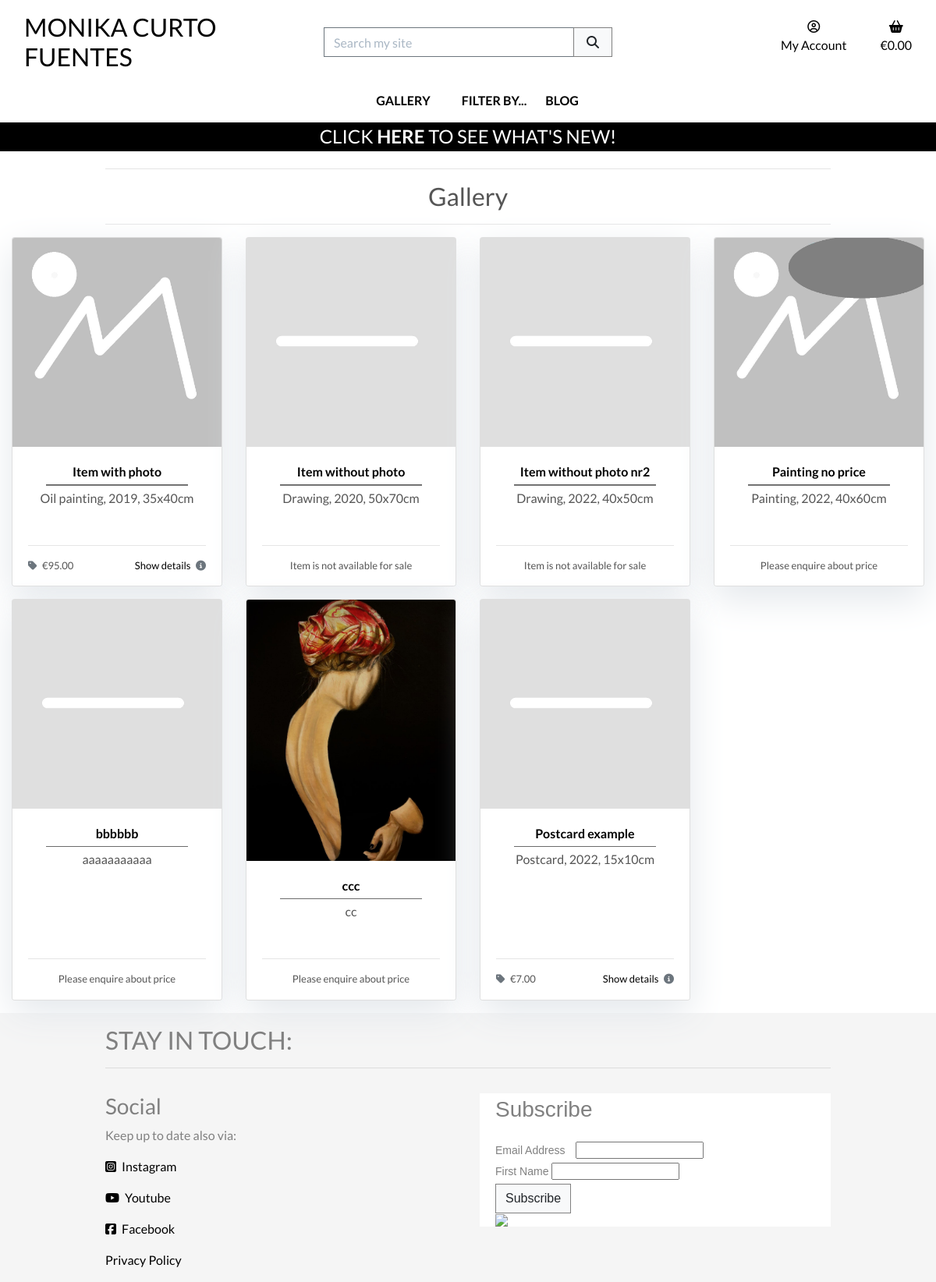
Before: /products/ with the older database file.
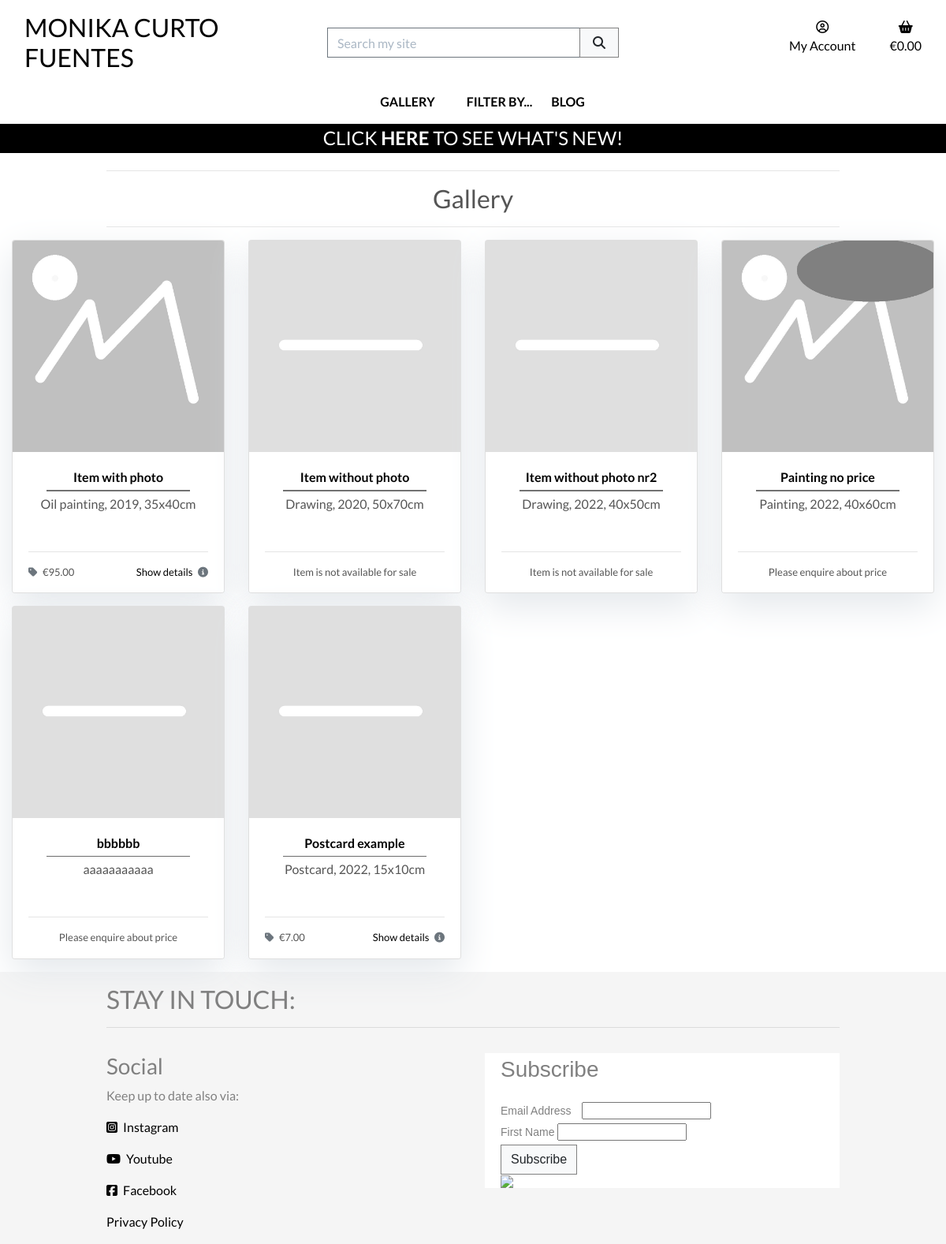
After: the same page with the newer database file.
### products/models.py (models this page shows, shortened)
class Product(models.Model):
    title = models.CharField(
        max_length=254,
        unique=True)
    sku = models.CharField(
        max_length=254,
        null=True,
        blank=True)
    excerpt = models.TextField(
        blank=True)
    description = models.TextField()
    price = models.DecimalField(
        max_digits=6,
        decimal_places=2,
        null=True,
        blank=True)
    image = models.ImageField(
        null=True,
        blank=True)
    category = models.ForeignKey(
        'Category',
        null=True,
        blank=True,
        on_delete=models.SET_NULL)
    orientation = models.CharField(
        max_length=9,
        choices=ORIENTATION,
        null=True,
        blank=True)
    is_unique = models.BooleanField(
        default=True)
    priority = models.CharField(
        max_length=10,
        choices=PRIORITY_CHOICES,
        default="3 - Normal",
        null=True,
        blank=True)
    highlight = models.BooleanField(
        default=False)
    available = models.BooleanField(
        default=True)
    live = models.BooleanField(
        default=True)
    created_on = models.DateTimeField(
        auto_now_add=True,
        null=True,
        blank=True)
    updated_on = models.DateTimeField(
        auto_now=True,
        null=True,
        blank=True)
    class Meta:
        ordering = ['priority', 'created_on']

### products/views.py (the view, shortened to what this page needs)
def all_products(request):
    products = Product.objects.all()
    query = None
    available = None
    availability = None
    orientation = None
    orientations = None
    categories = None
    highlights = None
    context = {
        'products': products,
        'search_term': query,
        'available': available,
        'current_availability': availability,
        'orientation': orientation,
        'current_orientations': orientations,
        'current_categories': categories,
        'highlights': highlights,
    }
    return render(request, 'products/products.html', context)

### products/templates/products/products.html (shortened to what this page needs)
{% extends "base.html" %}
{% load static %}
{% block page_header %}
    <div class="container header-container">
        <div class="row">
            <div class="col-12 text-center">
                <hr>
                <h2>
                    {% if search_term %}
                        {% if products|length == 0 %}
                            No
                        {% else %}
                            {{ products|length }}
                        {% endif %}
                        item{% if products|length != 1 %}s {% endif %}
                        found for <strong>{{ search_term }}</strong>
                    {% elif current_orientations %}
                        {{ orientation }}s
                    {% elif current_categories %}
                        {% for c in current_categories %}
                            <a href="{% url 'products' %}?category={{ c.name }}">
                                {{ c.friendly_name }}s
                            </a>
                        {% endfor %}
                    {% else %}
                        Gallery
                    {% endif %}
                </h2>
                <hr class="mb-3">
            </div>
        </div>
    </div>
{% endblock %}
{% block content %}
    <div class="overlay"></div>
    <div class="container-fluid">
        <div class="row">
            <div class="col">
                <div class="row">
                    {% for product in products %}
                        {% if product.live or request.user.is_staff %}
                            {% if products|length < 3 %}
                                <div class="col-12 col-md-8 offset-md-2 col-lg-6 offset-lg-3 mb-3">
                            {% else %}
                                <div class="col-md-4 col-xl-3 mb-3">
                            {% endif %}
                                <div class="card h-100">
                                    {% if product.image %}
                                        <a href="{% url 'product_detail' product.id %}">
                                            <img src="{{ product.image.url }}" alt="{{ product.title }}" class="card-img-top img-fluid">
                                        </a>
                                    {% else %}
                                        <a href="{% url 'product_detail' product.id %}">
                                            <img src="{{ MEDIA_URL }}placeholder.jpg" alt="{{ product.title }}" class="card-image-top img-fluid">
                                        </a>
                                    {% endif %}
                                    <div class="card-body text-center">
                                        <a href="{% url 'product_detail' product.id %}">
                                            <p class="mb-0 font-weight-bold">{{ product.title }}</p>
                                        </a>
                                        <hr class="hr-middle">
                                        <p class="mb-0">{{ product.excerpt }}</p>
                                    </div>
                                    <div class="card-footer">
                                        <div class="row">
                                            <div class="col">
                                                <hr>
                                                {% if product.available and product.price %}
                                                    <p class="float-left">
                                                        <i class="fas fa-tag mr-1 text-muted"></i>
                                                        &euro;{{ product.price }}
                                                    </p>
                                                    <a href="{% url 'product_detail' product.id %}">
                                                        <p class="float-right">
                                                            Show details
                                                            <i class="fas fa-info-circle ml-1 text-muted"></i>
                                                        </p>
                                                    </a>
                                                {% elif product.available and not product.price %}
                                                    <p class="text-center">
                                                        Please enquire about price
                                                    </p>
                                                {% else %}
                                                    <p class="text-center">
                                                        Item is not available for sale
                                                    </p>
                                                {% endif %}
                                            </div>
                                        </div>
                                    </div>
                                </div>
                            </div>
                        {% endif %}
                    {% endfor %}
                </div>
            </div>
        </div>
    </div>
{% endblock %}

### templates/base.html (shortened to what this page needs)
{% load static %}
<!doctype html>
<html lang="en">
    <head>
        {% block corecss %}
            <link href="//cdn-images.mailchimp.com/embedcode/classic-071822.css" rel="stylesheet" type="text/css">
            <link rel="stylesheet" href="https://cdn.jsdelivr.net/npm/bootstrap@4.4.1/dist/css/bootstrap.min.css">
            <link rel="stylesheet" href="{% static 'css/base.css' %}">
        {% endblock %}
    </head>
    <body>
        <header class="container-fluid fixed-top">
            <div id="topnav" class="row bg-white pt-lg-2 d-none d-lg-flex">
                <div class="col-12 col-lg-4 my-auto py-1 py-lg-0 text-center text-lg-left">
                    <a href="{% url 'home' %}" class="nav-link main-logo-link">
                        <h2 class="logo-font text-black my-0">
                            Monika Curto Fuentes
                        </h2>
                    </a>
                </div>
                <div class="col-12 col-lg-4 my-auto py-1 py-lg-0">
                    <form method="GET" action="{% url 'products' %}">
                        <div class="input-group w-100">
                            <input type="text" class="form-control border border-secondary rounded-0" type="text" name="q" placeholder="Search my site">
                            <div class="input-group-append">
                                <button class="form-control btn btn-light border border-secondary rounded-0" type="submit">
                                    <span class="icon">
                                        <i class="fas fa-search"></i>
                                    </span>
                                </button>
                            </div>
                        </div>
                    </form>
                </div>
                <div class="col-12 col-lg-4 my-auto py-1 py-lg-0">
                    <ul class="list-inline list-unstyled text-center text-lg-right my-0">
                        <li class="list-inline-item dropdown">
                            <a class="text-black nav-link" href="#" id="user-options" data-toggle="dropdown" aria-haspopup="true" aria-expanded="false">
                                <div class="text-center">
                                    <div><i class="far fa-user-circle"></i></div>
                                    <p class="my-0">My Account</p>
                                </div>
                            </a>
                        </li>
                        <li class="list-inline-item">
                            <a class="{% if grand_total %}text-info font-weight-bold{% else %}text-black{% endif %} nav-link" href="{% url 'view_bag' %}">
                                <div class="text-center">
                                    <div><i class="fas fa-shopping-basket"></i></div>
                                    <p class="my-o">
                                        {% if grand_total %}
                                            &euro;{{ grand_total|floatformat:2 }}
                                        {% else %}
                                            &euro;0.00
                                        {% endif %}
                                    </p>
                                </div>
                            </a>
                        </li>
                    </ul>
                </div>
            </div>
            <div class="row bg-white">
                <nav class="navbar navbar-expand-lg navbar-light w-100">
                    {% include 'includes/main-nav.html' %}
                </nav>
            </div>
            <div id="top-banner" class="row text-center mb-1">
                <div class="col bg-black text-white">
                    <h4 class="logo-font my-1">
                        Click
                        <a href="{% url 'products' %}?highlight=True" class="text-white"><strong>here</strong></a>
                        to see what's new!
                    </h4>
                </div>
            </div>
        </header>
        {% block page_header %}
        {% endblock %}
        {% block content %}
        {% endblock %}
        <footer class="container-wrapper">
            <div class="container">
                <section class="footer">
                    <div class="row">
                        <div class="col-12 page-header mb-3">
                            <h2 class="text-uppercase mt-3">Stay in touch:</h2>
                            <hr class="block-divider block-divider--short">
                        </div>
                    </div>
                    <div class="row">
                        <div class="col-12 col-md-6">
                            <h3>Social</h3>
                            <p>Keep up to date also via:</p>
                            <p>
                                <a href="https://www.instagram.com/polishgirlpainting/" target="_blank" rel="noopener" aria-label="Visit my Instagram webpage (opens in new window)">
                                    <i class="fab fa-instagram-square mr-1"></i> Instagram
                                </a>
                            </p>
                            <p>
                                <a href="https://www.youtube.com" target="_blank" rel="noopener" aria-label="Visit my YouTube webpage (opens in new window)">
                                    <i class="fa fa-youtube mr-1"></i> Youtube
                                </a>
                            </p>
                            <p>
                                <a href="https://www.facebook.com/monika.struk.7" target="_blank" rel="noopener" aria-label="Visit my Facebook webpage (opens in new window)">
                                    <i class="fab fa-facebook-square mr-1"></i> Facebook
                                </a>
                            </p>
                        </div>
                        <div class="col-12 col-md-6">
                            <div id="mc_embed_signup" class="pt-1">
                                <form action="https://herokuapp.us21.list-manage.com/subscribe/post?u=811846b9b8fd89f4c5dd23f6f&amp;id=f7b9a49798&amp;f_id=00c4e7e1f0" method="post" id="mc-embedded-subscribe-form" name="mc-embedded-subscribe-form" class="validate" target="_blank" novalidate>
                                    <div id="mc_embed_signup_scroll">
                                    <h3>Subscribe</h3>
                            <div class="mc-field-group">
                                <label for="mce-EMAIL">Email Address  <span class="asterisk">*</span>
                            </label>
                                <input type="email" value="" name="EMAIL" class="required email" id="mce-EMAIL" required>
                            </div>
                            <div class="mc-field-group">
                                <label for="mce-FNAME">First Name </label>
                                <input type="text" value="" name="FNAME" class="" id="mce-FNAME">
                            </div>
                                    <div class="optionalParent">
                                        <div class="clear foot">
                                            <input type="submit" value="Subscribe" name="subscribe" id="mc-embedded-subscribe" class="btn btn-light mx-0 rounded-0">
                                            <p class="brandingLogo"><a href="http://eepurl.com/ijHg8D" title="Mailchimp - email marketing made easy and fun"><img src="https://eep.io/mc-cdn-images/template_images/branding_logo_text_dark_dtp.svg"></a></p>
                                        </div>
                                    </div>
                                </div>
                            </form>
                            </div>
                        </div>
                        <div class="col-12 mb-3">
                            <a href="https://www.privacypolicygenerator.info/live.php?token=TzhXJCEhYzMJ7wp5iutXTzhWkeVplczW" target="_blank">Privacy Policy</a>
                        </div>
                    </div>
                </section>
            </div>
        </footer>
    </body>
</html>

### templates/includes/main-nav.html (shortened to what this page needs)
<div class="collapse navbar-collapse" id="main-nav">
    <ul class="navbar-nav w-auto mx-auto">
        <li class="nav-item">
            <a href="{% url 'products' %}" class="logo-font font-weight-bold nav-link text-black mx-2" id="all-products-link">Gallery</a>
        </li>
        <div class="dropdown">
            <a id="dLabel" role="button" data-toggle="dropdown" class="logo-font font-weight-bold nav-link text-black mx-2" data-target="#" href="#">
                Filter by...
            </a>
        </div>
        <li class="nav-item">
            <a href="{% url 'blog' %}" class="logo-font font-weight-bold nav-link text-black mx-2" id="blog-link">Blog</a>
        </li>
    </ul>
</div>

Changed rows visible on the page:
removed Product: image (picture), title "ccc", excerpt "cc", available "Please enquire about price"
